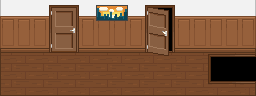

This game map was drawn from its Tiled (.tmx) file and the tilesets committed beside it. A one-line description and the full map source follow:
An orthogonal 16x6 tile map with 16x16 px tiles, 3 tile layers (Piso, Pared, Puerta), 5 tilesets and 16 objects (PuertaAlBaño, PuertaAOficina, Escalera, desdeBaño, desdeOficina, ...).

<map version="1.10" tiledversion="1.12.2" orientation="orthogonal" renderorder="right-down" width="16" height="6" tilewidth="16" tileheight="16" infinite="0" nextlayerid="10" nextobjectid="38">
 <editorsettings>
  <export target="Pasillo.json" format="json" />
 </editorsettings>
 <tileset firstgid="1" name="PisosYParedes" tilewidth="16" tileheight="16" tilecount="224" columns="14">
  <image source="../../tiles/interior/floorswalls.png" width="224" height="256" />
 </tileset>
 <tileset firstgid="225" name="Puerta" tilewidth="16" tileheight="16" tilecount="736" columns="46">
  <image source="../../tiles/interior/doorswindowsstairs.png" width="736" height="256" />
 </tileset>
 <tileset firstgid="961" name="Decoraciones" tilewidth="16" tileheight="16" tilecount="120" columns="12">
  <image source="../../tiles/interior/decorations.png" width="192" height="160" />
 </tileset>
 <tileset firstgid="1081" name="prueba" tilewidth="48" tileheight="48" spacing="16" margin="16" tilecount="54" columns="9">
  <grid orientation="orthogonal" width="16" height="16" />
  <image source="../../tiles/interior/livingroom.png" width="624" height="416" />
 </tileset>
 <tileset firstgid="1135" name="DecoracionesObjetos" tilewidth="16" tileheight="48" tilecount="10" columns="5">
  <image source="../../tiles/interior/decoracionesPlantas.png" width="80" height="96" />
 </tileset>
 <layer id="2" name="Piso" width="16" height="6">
  <data encoding="csv">
0,0,0,0,0,0,0,0,0,0,0,0,0,0,0,0,
0,0,0,0,0,0,0,0,0,0,0,0,0,0,0,0,
0,0,0,0,0,0,0,0,0,0,0,0,0,0,0,0,
80,81,82,81,82,81,82,81,82,81,82,81,82,81,82,83,
94,95,96,95,96,95,96,95,96,95,96,95,96,95,0,0,
108,109,110,109,110,109,110,109,110,109,110,109,110,109,110,111
</data>
 </layer>
 <layer id="1" name="Pared" width="16" height="6">
  <data encoding="csv">
38,39,39,39,39,39,39,39,39,39,39,39,39,39,39,41,
52,53,53,53,53,53,53,53,53,53,53,53,53,53,53,55,
66,68,68,68,68,68,68,68,68,68,68,68,68,68,68,69,
0,0,0,0,0,0,0,0,0,0,0,0,0,0,0,0,
0,0,0,0,0,0,0,0,0,0,0,0,0,0,0,0,
0,0,0,0,0,0,0,0,0,0,0,0,0,0,0,0
</data>
 </layer>
 <layer id="3" name="Puerta" width="16" height="6" offsetx="0" offsety="5.33333">
  <data encoding="csv">
0,0,0,278,279,0,1016,1017,0,281,282,0,0,0,0,0,
0,0,0,324,325,0,0,0,0,327,328,0,0,0,0,0,
0,0,0,370,371,0,0,0,0,373,374,0,0,0,0,0,
0,0,0,0,0,0,0,0,0,419,420,0,0,1610613009,1610613055,1610613101,
0,0,0,0,0,0,0,0,0,0,0,0,0,1610613008,1610613054,1610613100,
0,0,0,0,0,0,0,0,0,0,0,0,0,0,0,0
</data>
 </layer>
 <objectgroup id="8" name="Muebles">
  <object id="29" gid="1140" x="0" y="95.3333" width="16" height="48" />
  <object id="30" gid="1135" x="4" y="62" width="16" height="48" />
  <object id="33" gid="1144" x="192.667" y="61.3333" width="16" height="48" />
  <object id="34" gid="1135" x="239.667" y="94" width="16" height="48" />
 </objectgroup>
 <objectgroup id="9" name="Interactivos" />
 <objectgroup id="5" name="Colisiones">
  <object id="1" x="0.333333" y="0.333333" width="256" height="50" />
  <object id="3" x="239" y="83.3334" width="18" height="12.6666" />
  <object id="11" x="209" y="56" width="47.75" height="27.25" />
  <object id="28" x="2.94121" y="89.6666" width="9.05883" height="4.99997" />
  <object id="35" x="196.137" y="54.8333" width="9.05883" height="4.99997" />
  <object id="37" x="6.80392" y="54.8333" width="11.3922" height="4.99997" />
 </objectgroup>
 <objectgroup id="7" name="Transiciones">
  <object id="6" name="PuertaAlBaño" x="146" y="5.66667" width="27.6667" height="48">
   <properties>
    <property name="goTo" value="Baño" />
    <property name="prompt" value="[ F ] ENTRAR AL BAÑO" />
    <property name="spawn" value="desdePasillo" />
   </properties>
  </object>
  <object id="7" name="PuertaAOficina" x="49" y="6.33333" width="28.6667" height="46.6667">
   <properties>
    <property name="goTo" value="Oficina" />
    <property name="prompt" value="[ F ] ENTRAR A LA OFICINA" />
    <property name="spawn" value="desdePasillo" />
   </properties>
  </object>
  <object id="8" name="Escalera" x="208.333" y="55.3333" width="48.3333" height="28.3333">
   <properties>
    <property name="goTo" value="Living-Cocina" />
    <property name="prompt" value="[ F ] BAJAR AL LIVING" />
    <property name="spawn" value="desdePasillo" />
   </properties>
  </object>
 </objectgroup>
 <objectgroup id="6" name="Spawn">
  <object id="22" name="desdeBaño" x="175" y="37.6667">
   <point />
  </object>
  <object id="23" name="desdeOficina" x="78.6667" y="38">
   <point />
  </object>
  <object id="25" name="desdeLiving" x="201.667" y="54.6667">
   <point />
  </object>
 </objectgroup>
</map>
